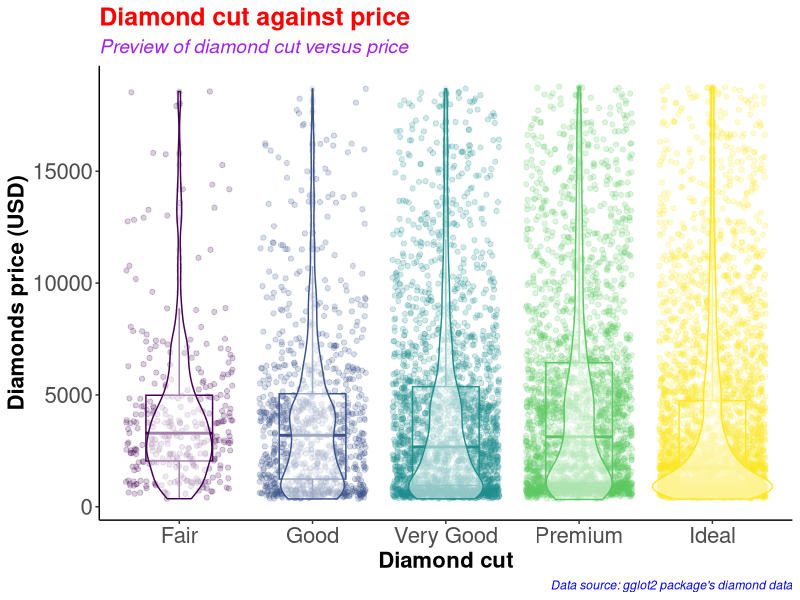
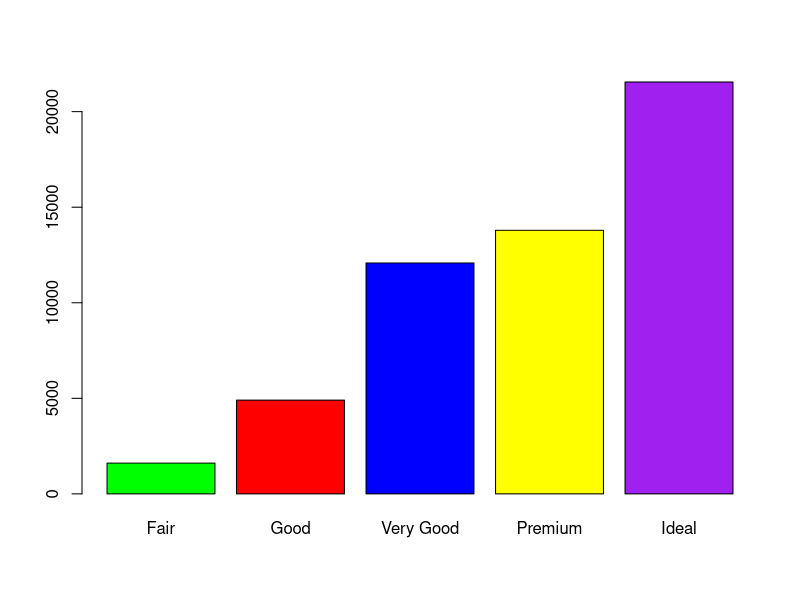
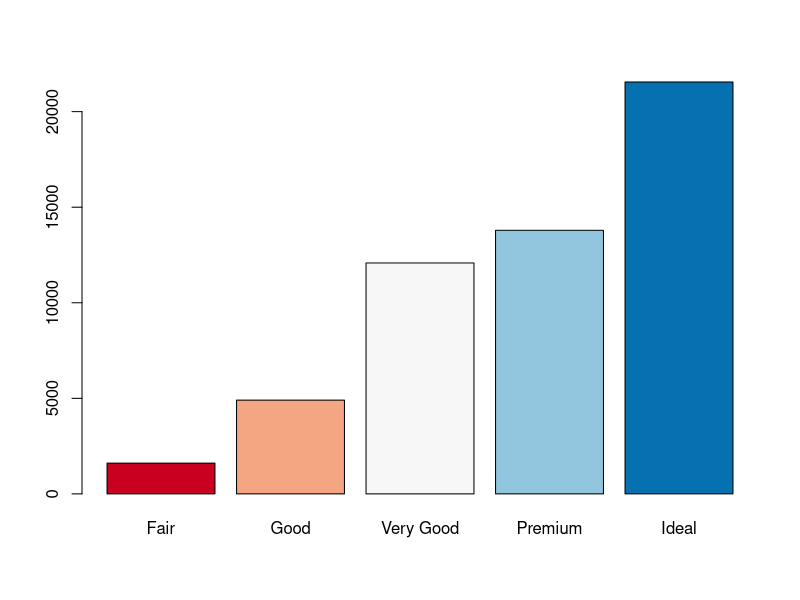
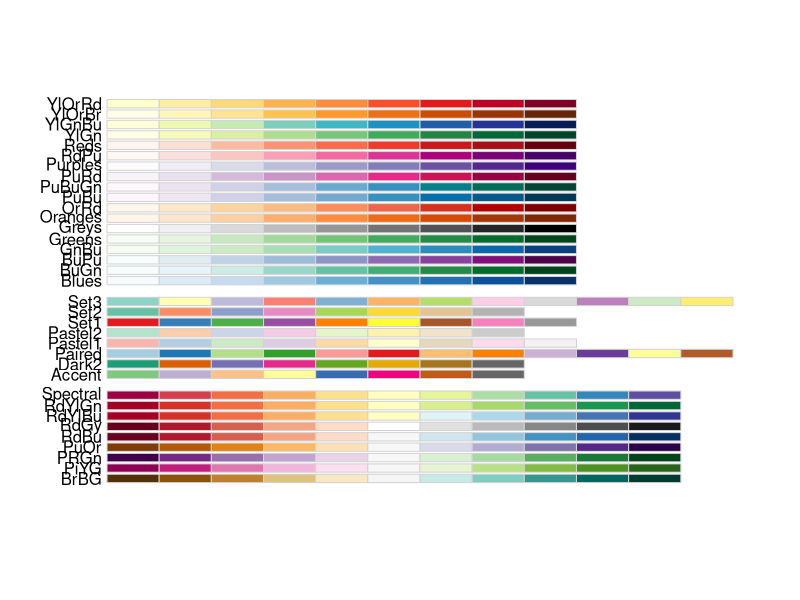
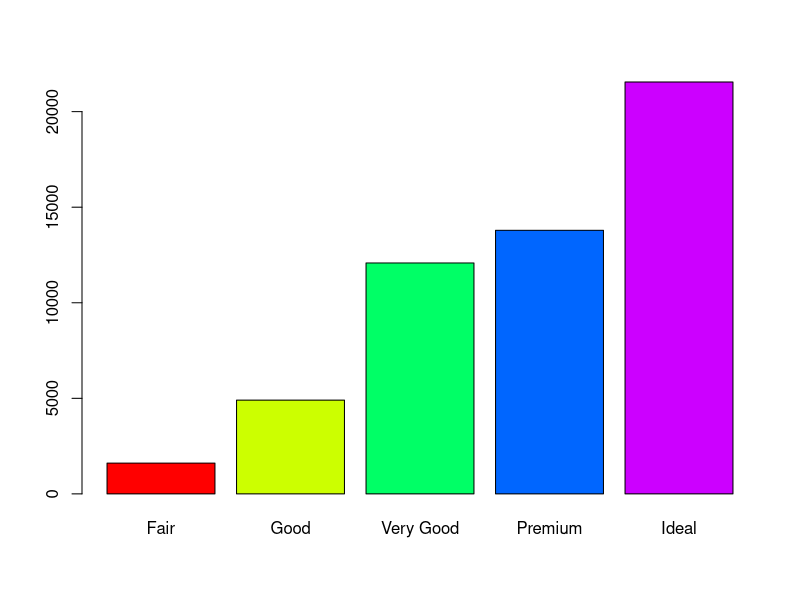
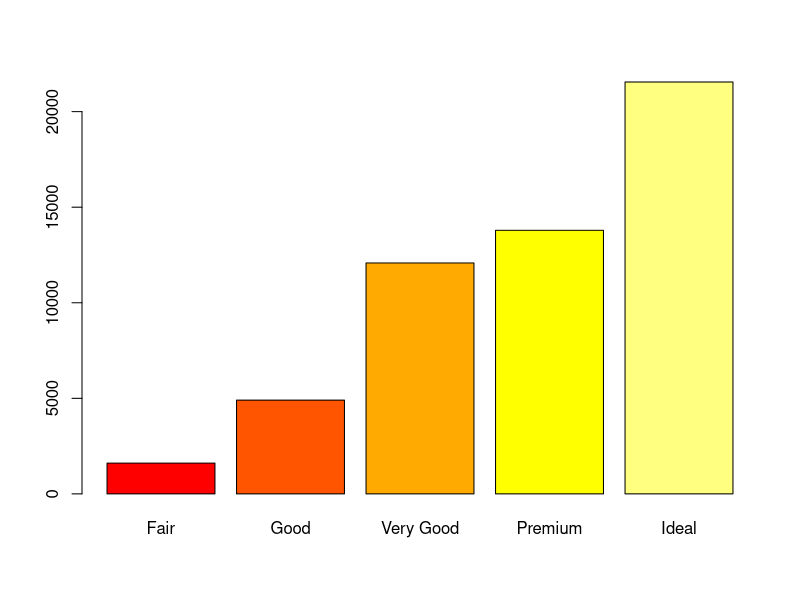
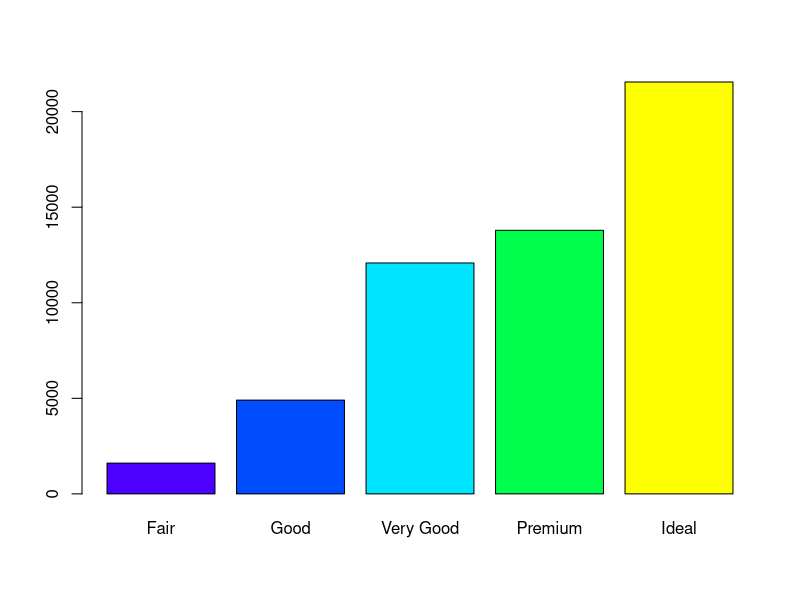
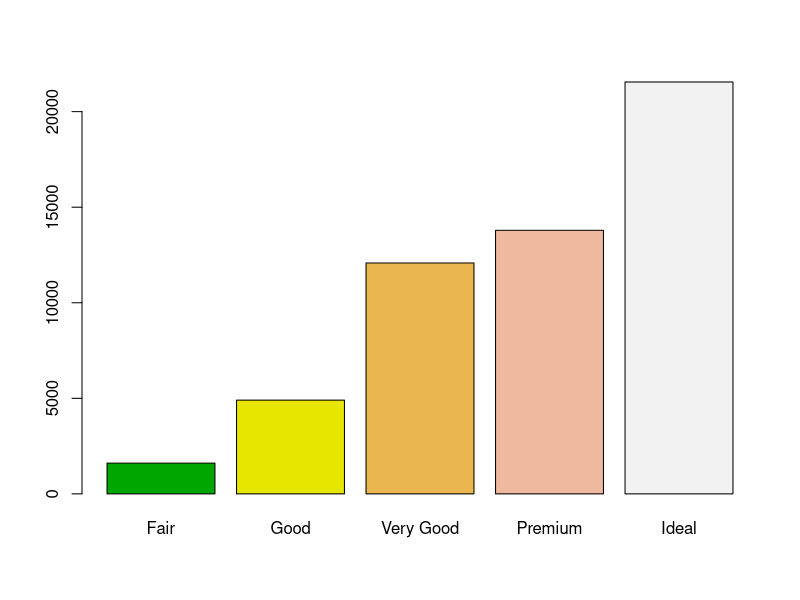

The R script that drew these images, in order:
#########################################
# Name: Wyclife Agumba Oluoch           #   
# E-mail: wyclifeoluoch@gmail.com       #
# GitHub: https://github.com/Wycology   #
# Task: Boxplot and violin plots in one #
# Date: 4th Jan 2021                    #
# Last edited: 26th Mar 2021            #
#########################################

# Loading the necessary libraries for the project at
library(tidyverse) # This is for data wrangling and plotting
library(RColorBrewer) # This is for generating color pallets for the plots.

diamonds_df <- diamonds # Saving the diamonds data-set to a new object in R.

head(diamonds) # Checking the variables in the data-set for subsequent analyses
nrow(diamonds) # Checking for the number of rows in the data. 53940 observations
ncol(diamonds) # Checking the number of variables in the data-set. 10 variables

diamonds_df %>% # Picking the diamonds data, and then
  slice_sample(n = 0.2*(nrow(diamonds))) %>% # Picking a portion of the data-set
  ggplot(aes(x = cut, y = price, color = cut)) + # Adding the mapping variables
  geom_point(position = "jitter", alpha = 0.2) + # Adding jitter and alpha
  geom_boxplot(alpha = 0.1, width = 0.5) + # Modifying dimensions of the boxplot 
  geom_violin(alpha = 0.5) + # Adding violin plot on top of the box and jitter
  theme_classic() + # Adding my preferred theme for publication.
  theme(legend.position = "none") + # Removing the legend; it is on the x-axis
  labs(x = "Diamond cut", # Labels the x-axis.
       y = "Diamonds price (USD)", # Labeling the y-axis
       title = "Diamond cut against price", # Setting tibble of the plot
       subtitle = "Preview of diamond cut versus price", # Descriptive title beneath TITLE
       caption = "Data source: gglot2 package's diamond data") +
  theme(axis.text = element_text(size=16), # Size of labels on tick-marks
        axis.title = element_text(size=16,face="bold")) + # Size of axis labels
  theme(plot.title = element_text(color = 'red', size = 18, face = 'bold'),
        plot.subtitle = element_text(color = 'purple', size = 14, face = 'italic'),
        plot.caption = element_text(color = 'blue', face = 'italic'))

diamonds %>% # Picking the diamonds data, and then
  filter(cut == 'Very Good') %>% # Picking the very good cut 
  nrow() # counting the number of rows with very good cut

diamonds %>% 
  select(cut) %>% 
  table() %>% 
  barplot(col = c('green', 'red', 'blue', 'yellow', 'purple'))

# Instead of specifying the colors, we can simply use the color brewer panel 

diamonds %>% 
  select(cut) %>% 
  table() %>% 
  barplot(col = brewer.pal(n = 5, name = "RdBu"))
# To display more brewer colors options to use, run the following function:

display.brewer.all()

# Can also use rainbow colors

diamonds %>% 
  select(cut) %>% 
  table() %>% 
  barplot(col = rainbow(5))

# Can also use heat.colors
diamonds %>% 
  select(cut) %>% 
  table() %>% 
  barplot(col = heat.colors(5))

# Can also use topographic colors

diamonds %>% 
  select(cut) %>% 
  table() %>% 
  barplot(col = topo.colors(5))

# Can also use terrain colors
diamonds %>% 
  select(cut) %>% 
  table() %>% 
  barplot(col = terrain.colors(5))

# Can also use cm.colors
diamonds %>% 
  select(cut) %>% 
  table() %>% 
  barplot(col = cm.colors(5))

# That is awesome. Good for the day.
